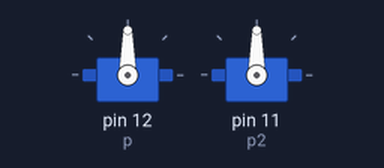
This program was run on a simulated Raspberry Pi (header pin numbers). On the bench: 2 × servo. Servo angles are drawn from the pulse width (0.5 ms = 0°, 2.5 ms = 180°). At 3.0 s the program stops and its outputs stay as they are.

Above: at 0.1 s.
At 1.1 s:
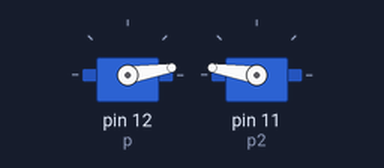
Timing chart, 0 to 3.5 s (numbered marks = the images above):
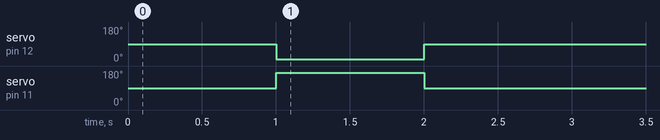

Measured:
- by itself, servo on pin 12 (p): 90° → 9° at 1.0 s, → 90° 1.0 s later
- by itself, servo on pin 11 (p2): 90° → 171° at 1.0 s, → 90° 1.0 s later

The program:

servotwo.py
```python
import RPi.GPIO as GPIO
from time import sleep


GPIO.setmode(GPIO.BOARD)

GPIO.setup(12, GPIO.OUT)
GPIO.setup(11, GPIO.OUT)

p = GPIO.PWM(12, 50)
p2 = GPIO.PWM(11, 50)

p.start(0)
p2.start(0)

p.ChangeDutyCycle(7.5)
p2.ChangeDutyCycle(7.5)
sleep(1)

p.ChangeDutyCycle(3)
p2.ChangeDutyCycle(12)
sleep(1)


p.ChangeDutyCycle(7.5)
p2.ChangeDutyCycle(7.5)
sleep(1)

p.stop()


GPIO.cleanup() 
```
